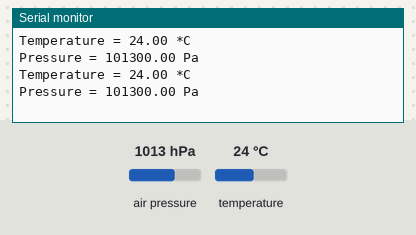
A sketch run on a simulated Arduino Uno, built with avr-gcc and run on an emulated ATmega328P. Parts: the last lines printed to the serial monitor. The inputs (shaded band) are chosen by the test bench; at power-on: air pressure 1013 hPa, temperature 24 °C.

Above: at 2.8 s.
2.9 s: air pressure set to 952 hPa
At 5.2 s:
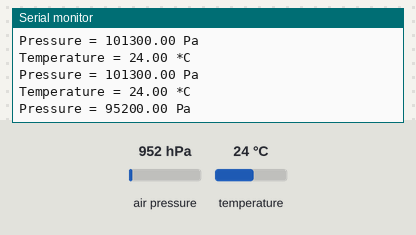
5.6 s: temperature set to 12 °C
At 7.1 s:
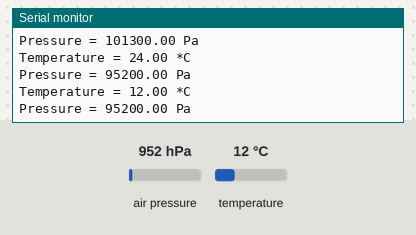
8.3 s: air pressure set to 975 hPa
At 10.4 s:
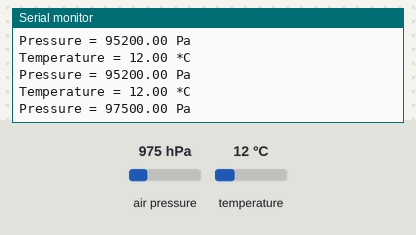
Timing chart, 0 to 11.9 s (numbered marks = the images above; inputs shaded):
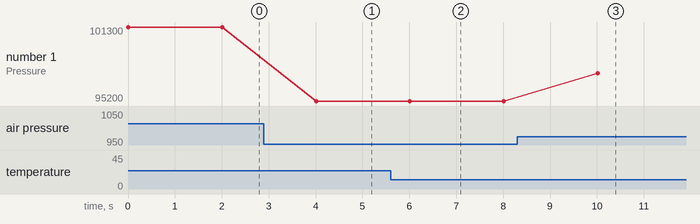

The sketch:

bmp280.ino
```cpp
#include <Adafruit_BMP280.h>

Adafruit_BMP280 bmp;

void setup()
{
  Serial.begin(115200);

  while (!Serial)
    delay(100);

  unsigned status = bmp.begin(BMP280_ADDRESS_ALT);

  while (!status)
  {
    Serial.println("Not connected");
    delay(1000);
  }

  /* Default settings from datasheet. */
  bmp.setSampling(Adafruit_BMP280::MODE_NORMAL,     /* Operating Mode. */
                  Adafruit_BMP280::SAMPLING_X2,     /* Temp. oversampling */
                  Adafruit_BMP280::SAMPLING_X16,    /* Pressure oversampling */
                  Adafruit_BMP280::FILTER_X16,      /* Filtering. */
                  Adafruit_BMP280::STANDBY_MS_500); /* Standby time. */
}

void loop()
{
  Serial.print(F("Temperature = "));
  Serial.print(bmp.readTemperature());
  Serial.println(" *C");

  Serial.print(F("Pressure = "));
  Serial.print(bmp.readPressure());
  Serial.println(" Pa");

  delay(2000);
}
```

Measured:
- after the input at 2.9 s, the serial monitor: prints a new line after 1.1 s (image 1)
- after the input at 5.6 s, the serial monitor: prints a new line after 0.41 s (image 2)
- after the input at 8.3 s, the serial monitor: prints a new line after 1.7 s (image 3)
- plotted number 1: 101300 → 95200 after the input at 2.9 s, 95200 → 97500 after the input at 8.3 s
